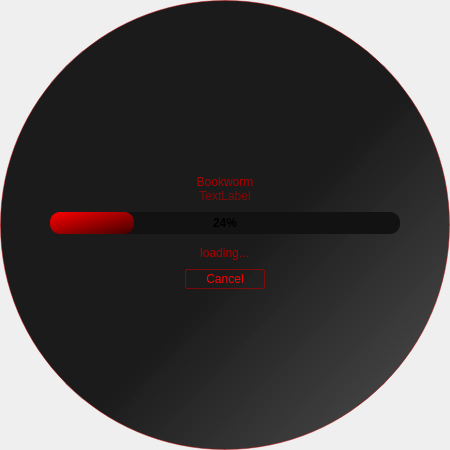
<?xml version="1.0" encoding="UTF-8"?>
<ui version="4.0">
 <class>SplashScreen</class>
 <widget class="QWidget" name="SplashScreen">
  <property name="geometry">
   <rect>
    <x>0</x>
    <y>0</y>
    <width>450</width>
    <height>450</height>
   </rect>
  </property>
  <property name="sizePolicy">
   <sizepolicy hsizetype="Preferred" vsizetype="Expanding">
    <horstretch>0</horstretch>
    <verstretch>0</verstretch>
   </sizepolicy>
  </property>
  <property name="windowTitle">
   <string>Form</string>
  </property>
  <property name="windowIcon">
   <iconset resource="ressource.qrc">
    <normaloff>:/icons/fonts/favicon.ico</normaloff>:/icons/fonts/favicon.ico</iconset>
  </property>
  <property name="styleSheet">
   <string notr="true"/>
  </property>
  <layout class="QVBoxLayout" name="verticalLayout">
   <property name="spacing">
    <number>0</number>
   </property>
   <property name="leftMargin">
    <number>0</number>
   </property>
   <property name="topMargin">
    <number>0</number>
   </property>
   <property name="rightMargin">
    <number>0</number>
   </property>
   <property name="bottomMargin">
    <number>0</number>
   </property>
   <item>
    <widget class="QFrame" name="frame">
     <property name="sizePolicy">
      <sizepolicy hsizetype="Preferred" vsizetype="Expanding">
       <horstretch>0</horstretch>
       <verstretch>0</verstretch>
      </sizepolicy>
     </property>
     <property name="styleSheet">
      <string notr="true">QFrame{
	border: 1px solid rgba(200,0,0,120);
	border-radius: 225px;
	background-color: qlineargradient(spread:pad, x1:0.5175, y1:0.517, x2:0.983, y2:0.965909, stop:0.0738636 rgba(0, 0, 0, 226), stop:0.664773 rgba(33, 33, 33, 222), stop:1 rgba(57, 57, 57, 222));
}</string>
     </property>
     <property name="frameShape">
      <enum>QFrame::StyledPanel</enum>
     </property>
     <property name="frameShadow">
      <enum>QFrame::Plain</enum>
     </property>
     <layout class="QVBoxLayout" name="verticalLayout_2">
      <property name="spacing">
       <number>0</number>
      </property>
      <property name="leftMargin">
       <number>9</number>
      </property>
      <property name="topMargin">
       <number>16</number>
      </property>
      <property name="rightMargin">
       <number>9</number>
      </property>
      <property name="bottomMargin">
       <number>16</number>
      </property>
      <item alignment="Qt::AlignHCenter|Qt::AlignVCenter">
       <widget class="QFrame" name="frame_2">
        <property name="styleSheet">
         <string notr="true">QFrame{
	border: None;
	background-color: None;
}</string>
        </property>
        <property name="frameShape">
         <enum>QFrame::StyledPanel</enum>
        </property>
        <property name="frameShadow">
         <enum>QFrame::Raised</enum>
        </property>
        <layout class="QVBoxLayout" name="verticalLayout_3">
         <property name="spacing">
          <number>9</number>
         </property>
         <property name="leftMargin">
          <number>0</number>
         </property>
         <property name="topMargin">
          <number>0</number>
         </property>
         <property name="rightMargin">
          <number>0</number>
         </property>
         <property name="bottomMargin">
          <number>0</number>
         </property>
         <item>
          <widget class="QFrame" name="frame_4">
           <property name="frameShape">
            <enum>QFrame::StyledPanel</enum>
           </property>
           <property name="frameShadow">
            <enum>QFrame::Raised</enum>
           </property>
           <layout class="QVBoxLayout" name="verticalLayout_5">
            <property name="spacing">
             <number>0</number>
            </property>
            <property name="topMargin">
             <number>0</number>
            </property>
            <property name="bottomMargin">
             <number>0</number>
            </property>
            <item alignment="Qt::AlignHCenter">
             <widget class="QLabel" name="iconLabel">
              <property name="text">
               <string/>
              </property>
              <property name="pixmap">
               <pixmap resource="ressource.qrc">:/icons/fonts/appicon128x128.png</pixmap>
              </property>
              <property name="scaledContents">
               <bool>false</bool>
              </property>
              <property name="margin">
               <number>37</number>
              </property>
             </widget>
            </item>
            <item>
             <widget class="QLabel" name="headerLabel">
              <property name="styleSheet">
               <string notr="true">QLabel{	
	color: rgb(170, 0, 0);
	font: 24pt &quot;Ethnocentric&quot;;
}
</string>
              </property>
              <property name="text">
               <string>Bookworm</string>
              </property>
              <property name="alignment">
               <set>Qt::AlignCenter</set>
              </property>
             </widget>
            </item>
            <item>
             <widget class="QLabel" name="versionLabel">
              <property name="styleSheet">
               <string notr="true">QLabel{	
	
	color: rgba(170, 0, 0, 180);
	font: 9pt &quot;Ethnocentric&quot;;
}
</string>
              </property>
              <property name="text">
               <string>TextLabel</string>
              </property>
              <property name="alignment">
               <set>Qt::AlignCenter</set>
              </property>
             </widget>
            </item>
           </layout>
          </widget>
         </item>
         <item alignment="Qt::AlignTop">
          <widget class="QFrame" name="frame_3">
           <property name="frameShape">
            <enum>QFrame::StyledPanel</enum>
           </property>
           <property name="frameShadow">
            <enum>QFrame::Raised</enum>
           </property>
           <layout class="QVBoxLayout" name="verticalLayout_4">
            <property name="spacing">
             <number>12</number>
            </property>
            <property name="leftMargin">
             <number>9</number>
            </property>
            <property name="topMargin">
             <number>0</number>
            </property>
            <property name="rightMargin">
             <number>9</number>
            </property>
            <property name="bottomMargin">
             <number>0</number>
            </property>
            <item alignment="Qt::AlignHCenter|Qt::AlignTop">
             <widget class="QProgressBar" name="loadProgress">
              <property name="sizePolicy">
               <sizepolicy hsizetype="Fixed" vsizetype="Fixed">
                <horstretch>0</horstretch>
                <verstretch>0</verstretch>
               </sizepolicy>
              </property>
              <property name="minimumSize">
               <size>
                <width>350</width>
                <height>0</height>
               </size>
              </property>
              <property name="styleSheet">
               <string notr="true">QProgressBar{
	border: solid 'darkred';
	border-radius: 10px;
	background-color: rgb(18, 18, 18);
	color: none;
	font-weight: 800;
}

QProgressBar::Chunk{
	border-radius: 10px;
	
	background-color: qlineargradient(spread:pad, x1:0, y1:0, x2:1, y2:1, stop:0 rgba(255, 0, 0, 255), stop:1 rgba(65, 0, 0, 255));

}</string>
              </property>
              <property name="value">
               <number>24</number>
              </property>
              <property name="alignment">
               <set>Qt::AlignCenter</set>
              </property>
              <property name="textDirection">
               <enum>QProgressBar::TopToBottom</enum>
              </property>
             </widget>
            </item>
            <item alignment="Qt::AlignHCenter|Qt::AlignVCenter">
             <widget class="QLabel" name="label_2">
              <property name="styleSheet">
               <string notr="true">QLabel{	
	color: rgb(170, 0, 0);
	font: 12pt  &quot;Ethnocentric&quot;;
}
</string>
              </property>
              <property name="text">
               <string>loading...</string>
              </property>
              <property name="alignment">
               <set>Qt::AlignCenter</set>
              </property>
             </widget>
            </item>
           </layout>
          </widget>
         </item>
         <item alignment="Qt::AlignHCenter">
          <widget class="QPushButton" name="cancelBtn">
           <property name="styleSheet">
            <string notr="true">QPushButton{
	border: 1px solid rgba(170, 0, 0,165);
	padding: 2px 20px;
	border-radius: 2%;
	color: rgb(255, 0, 0);
background-color: rgba(0,0,0,0);
}

QPushButton::Hover{
	border: 1.4px solid rgb(255, 0, 0);
	background-color: qlineargradient(spread:pad, x1:0, y1:0, x2:1, y2:1, stop:0 rgba(255, 0, 0, 70), stop:1 rgba(65, 0, 0, 70));
	
}

QPushButton::Pressed{
	border: 1.4px solid;
	background-color: qlineargradient(spread:pad, x1:0, y1:0, x2:1, y2:1, stop:0  rgba(65, 0, 0, 255), stop:1 rgba(255, 0, 0, 255));
	border-color: rgb(255, 0, 0);
	color: #FFF;
}</string>
           </property>
           <property name="text">
            <string>Cancel</string>
           </property>
          </widget>
         </item>
        </layout>
       </widget>
      </item>
     </layout>
    </widget>
   </item>
  </layout>
 </widget>
 <resources>
  <include location="ressource.qrc"/>
 </resources>
 <connections/>
</ui>
